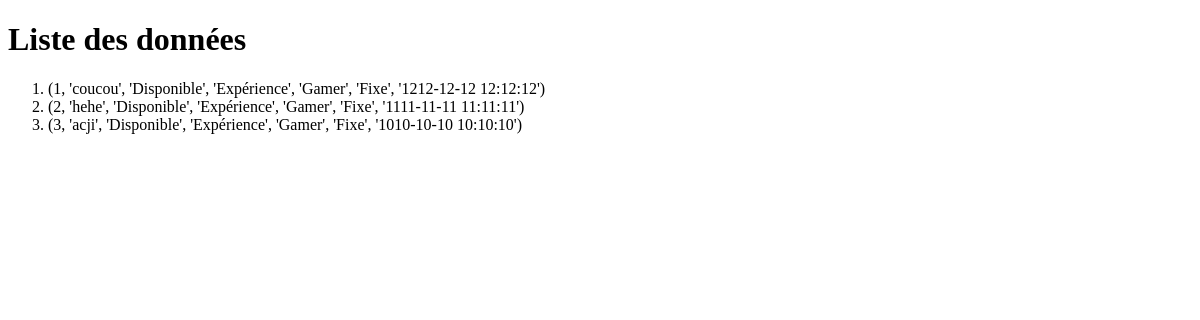
/show_all, run on an earlier commit of the app's database.
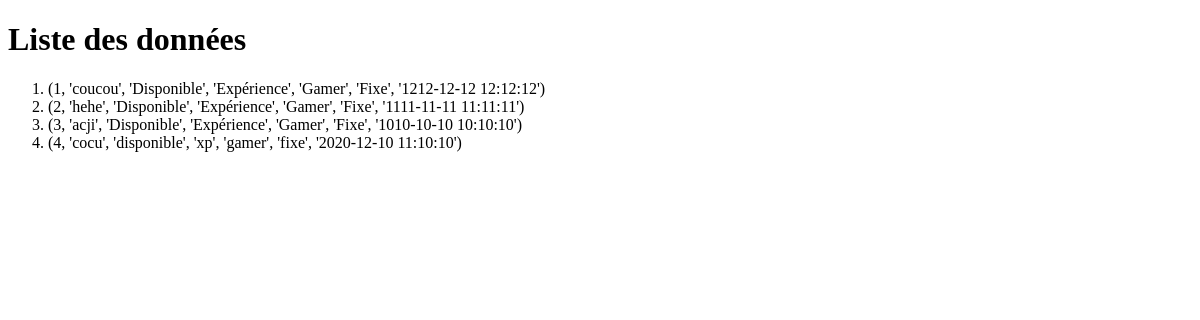
And on a later commit of the database.
### tables this page shows
CREATE TABLE pc (
        id INTEGER PRIMARY KEY,
        name TEXT,
        état INTEGER,
        type_experience INTEGER,
        type_pc INTEGER,
        portabilité INTEGER,
        date TEXT
    );

### Front_end.py (the view)
@app.route("/show_all")
def Show_all(): #Littéralement la même, sauf..
    cursor = mod_db() #Je dois juste accéder à la DB
    cursor.execute("SELECT * FROM pc")
    rows = cursor.fetchall()
    return render_template("doc.html", info_table=rows)

### Front_end.py (called while the page is built)
def mod_db():
    db = sqlite3.connect("Alpha_version/Base_de_donnée.db") #Car Flask est continu, alors que mon prog originel ne s'active qu'une fois.
    cursor = db.cursor()
    return cursor

### templates/doc.html (shortened to what this page needs)
<!doctype html>
<html>
    <head>
    </head>
    <body>
        <h1>Liste des données </h1>
        <ol>
            {%for rows in info_table%}
                <li>{{rows}} </li>
            {%endfor%}
        </ol>
    </body>
</html>

What changed in the data, as far as the page shows it:
added pc: rows "(4, 'cocu', 'disponible', 'xp', 'gamer', 'fixe', '2020-12-10 11:10:10')"
